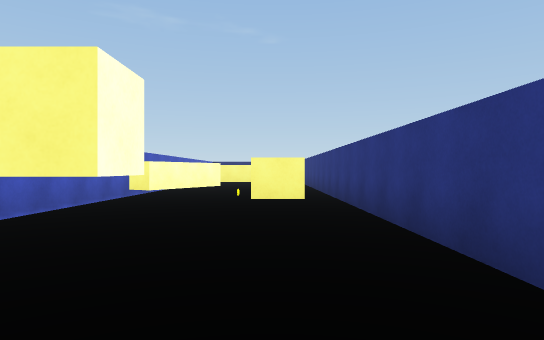
[1] (above)

12 first-person views from a walk through a Unity game level. The camera is 1.2 m above the floor, looks level and sees 75° across. The floor is counted in squares, 2 m on a side. Each view is taken from the middle of a square. On the plan, view 1 faces up. The plan holds only what a view shows up to about 10 squares ahead; the rest is blank. The place goes on beyond the plan.

[2]
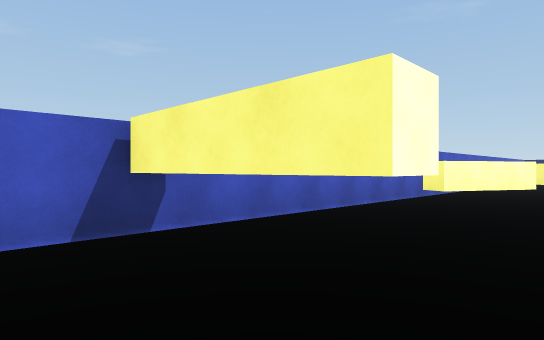

[3]
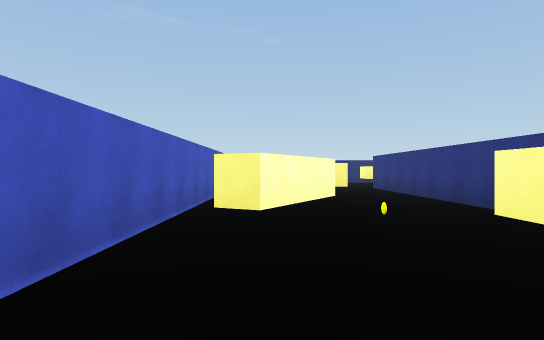

[4]
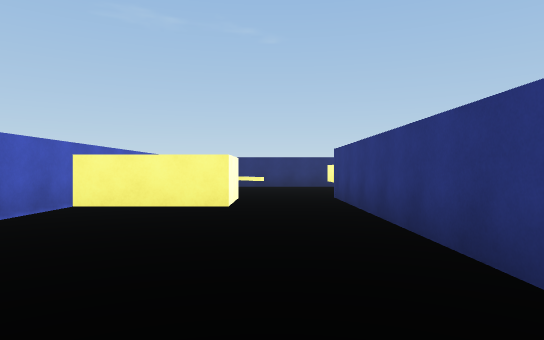

[5]
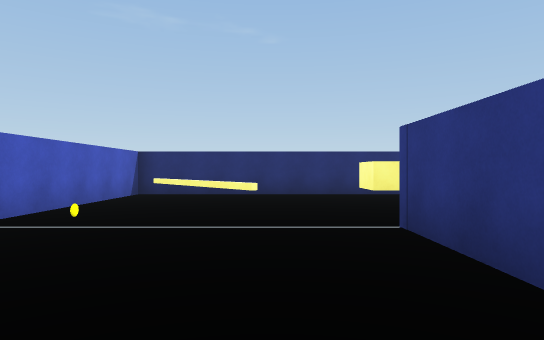

[6]
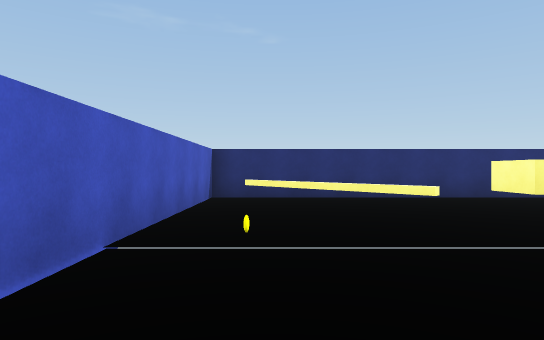

[7]
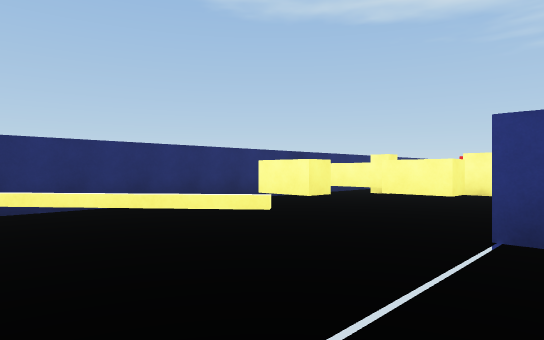

[8]
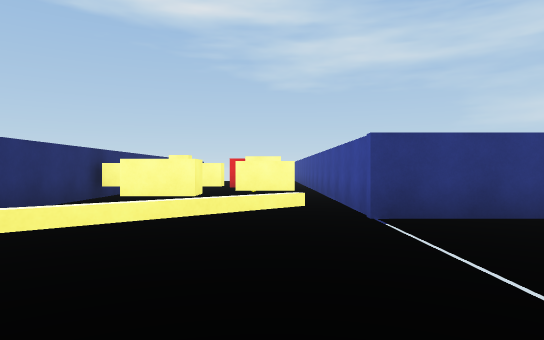

[9]
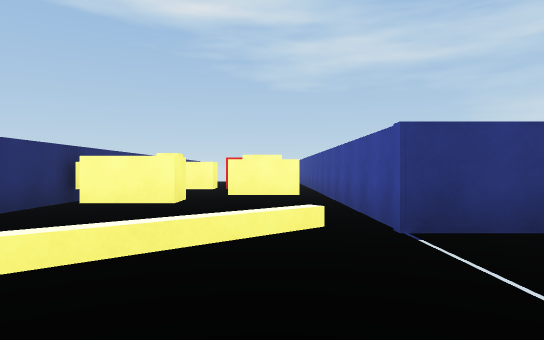

[10]
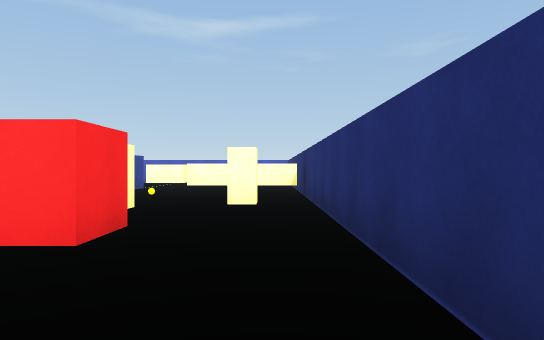

[11]
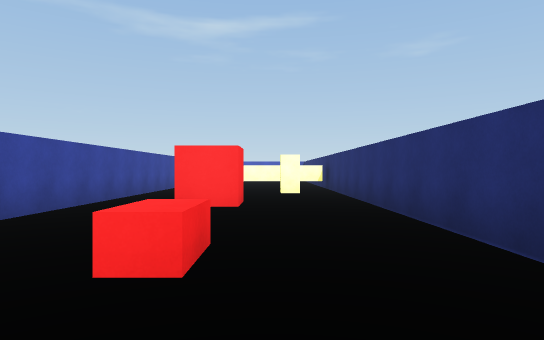

[12]
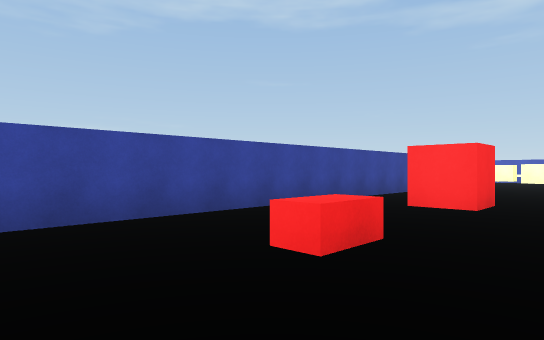

### Floor plan
Key: @ floor where view 1 was taken; # wall or solid block; . floor; = window, fence, low wall or low ledge; ^ raised ledge; B yellow block; C red cube; R red block.
Columns run from 4 left of view 1 to 16 right of it. Each row starts with its distance up from view 1.
 20 ###################
 19 #........^.....  .  .
 18 #.=...B..^.B...     .
 17 #.==..B..^....C. .R
 16 #..==..B...B......
 15 #................
 14 # ....##############
 13 #.....#
 12 #.....#
 11 #.^^..#
 10 #.....#
  9 #.....#
  8 #.....#
  7 #.^...#
  6 #.^...#
  5 #.. ^ #
  4 #     #
  3 # .   #
  2 ####  #
  1 #
  0 #   @

Positions as (right, up) in squares from view 1, and headings:
1: (0, 0), facing up
2: (0, 0), facing up-left
3: (-2, 3), facing up
4: (0, 7), facing up
5: (0, 11), facing up
6: (-2, 12), facing up
7: (-2, 14), facing up-right
8: (-3, 16), facing right
9: (-2, 16), facing right
10: (13, 19), facing left
11: (16, 18), facing left
12: (16, 19), facing down-left
